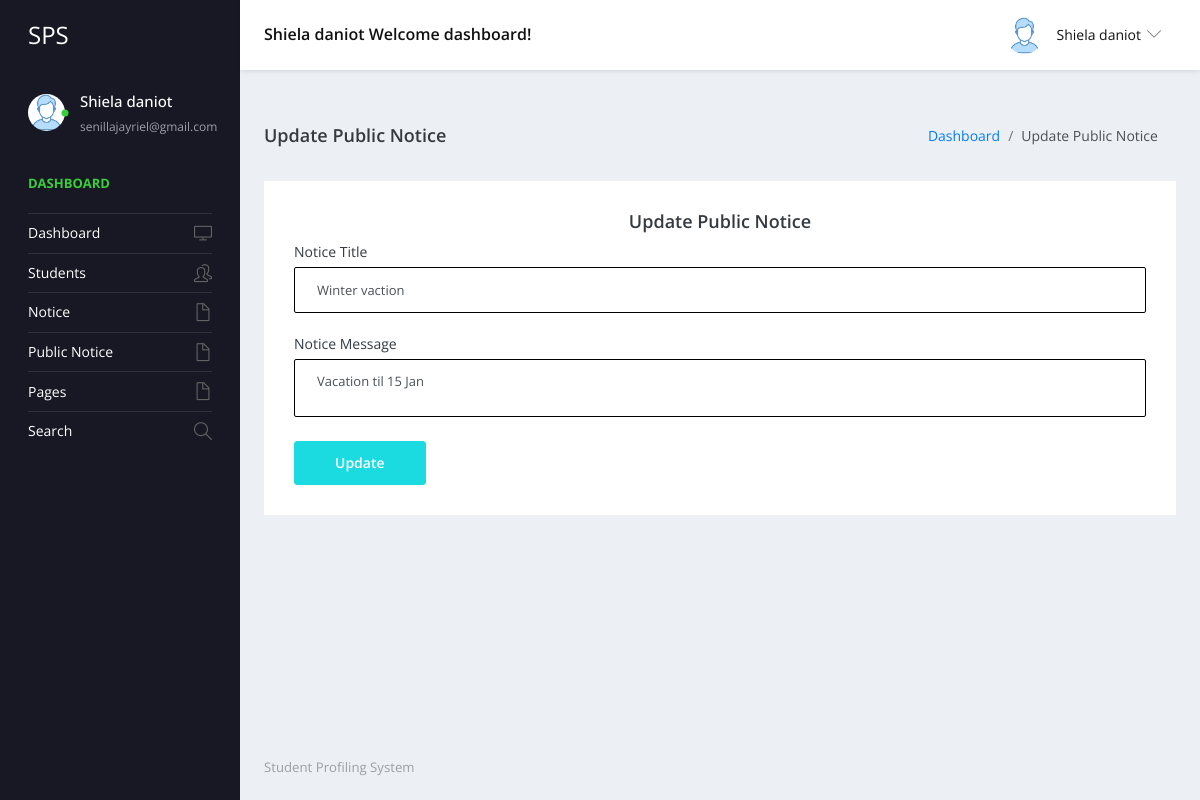
The app's page /staff/edit-public-notice-detail.php?editid=3 (signed in) with its own data.
### tables this page shows
CREATE TABLE `tblstaff` (
  `ID` int(11) NOT NULL,
  `StaffName` varchar(100) NOT NULL,
  `UserName` varchar(50) NOT NULL,
  `Email` varchar(100) NOT NULL,
  `Password` varchar(255) NOT NULL,
  `StaffRegdate` datetime DEFAULT current_timestamp(),
  `Status` tinyint(1) NOT NULL DEFAULT 1
);

CREATE TABLE `tblpublicnotice` (
  `ID` int(5) NOT NULL,
  `NoticeTitle` varchar(200) DEFAULT NULL,
  `NoticeMessage` mediumtext DEFAULT NULL,
  `CreationDate` timestamp NULL DEFAULT current_timestamp()
);

### staff/edit-public-notice-detail.php (the view, shortened to what this page needs)
<?php
include('includes/dbconnection.php');
if (strlen($_SESSION['sturecmsstaffid'] == 0)) {
  header('location:logout.php');
} else {
  ?>
  <!DOCTYPE html>
  <html lang="en">
  <head>
    <link rel="stylesheet" href="vendors/simple-line-icons/css/simple-line-icons.css">
    <link rel="stylesheet" href="vendors/flag-icon-css/css/flag-icon.min.css">
    <link rel="stylesheet" href="vendors/css/vendor.bundle.base.css">
    <link rel="stylesheet" href="vendors/select2/select2.min.css">
    <link rel="stylesheet" href="vendors/select2-bootstrap-theme/select2-bootstrap.min.css">
    <link rel="stylesheet" href="css/style.css" />
  </head>
  <body>
    <div class="container-scroller">
      <?php include_once('includes/header.php'); ?>
      <div class="container-fluid page-body-wrapper">
        <?php include_once('includes/sidebar.php'); ?>
        <div class="main-panel">
          <div class="content-wrapper">
            <div class="page-header">
              <h3 class="page-title">Update Public Notice</h3>
              <nav aria-label="breadcrumb">
                <ol class="breadcrumb">
                  <li class="breadcrumb-item"><a href="dashboard.php">Dashboard</a></li>
                  <li class="breadcrumb-item active" aria-current="page">Update Public Notice</li>
                </ol>
              </nav>
            </div>
            <div class="row">
              <div class="col-12 grid-margin stretch-card">
                <div class="card">
                  <div class="card-body">
                    <h4 class="card-title" style="text-align: center;">Update Public Notice</h4>
                    <form class="forms-sample" method="post" enctype="multipart/form-data">
                      <?php
                      $eid = $_GET['editid'];
                      $sql = "SELECT * FROM tblpublicnotice WHERE ID=:eid";
                      $query = $dbh->prepare($sql);
                      $query->bindParam(':eid', $eid, PDO::PARAM_STR);
                      $query->execute();
                      $results = $query->fetchAll(PDO::FETCH_OBJ);
                      if ($query->rowCount() > 0) {
                        foreach ($results as $row) { ?>
                          <div class="form-group">
                            <label for="exampleInputName1">Notice Title</label>
                            <input type="text" name="nottitle" value="<?php echo htmlentities($row->NoticeTitle); ?>"
                              class="form-control" required='true'>
                          </div>
                          <div class="form-group">
                            <label for="exampleInputName1">Notice Message</label>
                            <textarea name="notmsg" class="form-control"
                              required='true'><?php echo htmlentities($row->NoticeMessage); ?></textarea>
                          </div>
                        <?php }
                      } ?>
                      <button type="submit" class="btn btn-primary mr-2" name="submit">Update</button>
                    </form>
                  </div>
                </div>
              </div>
            </div>
          </div>
          <?php include_once('includes/footer.php'); ?>
        </div>
      </div>
    </div>
  </body>
  </html>
<?php } ?>

### staff/includes/header.php (shortened to what this page needs)
<nav class="navbar default-layout-navbar col-lg-12 col-12 p-0 fixed-top d-flex flex-row">
  <div class="navbar-brand-wrapper d-flex align-items-center">
    <a class="navbar-brand brand-logo" href="dashboard.php">
      <strong style="color: white;">SPS</strong>
    </a>
  </div>
  <?php
    $sid = $_SESSION['sturecmsstaffid'];
    $sql = "SELECT * FROM tblstaff WHERE ID=:sid";
    $query = $dbh->prepare($sql);
    $query->bindParam(':sid', $sid, PDO::PARAM_STR);
    $query->execute();
    $results = $query->fetchAll(PDO::FETCH_OBJ);
    if($query->rowCount() > 0) {
      foreach($results as $row) {
  ?>
  <div class="navbar-menu-wrapper d-flex align-items-center flex-grow-1">
    <h5 class="mb-0 font-weight-medium d-none d-lg-flex"><?php echo htmlentities($row->StaffName); ?> Welcome dashboard!</h5>
    <ul class="navbar-nav navbar-nav-right ml-auto">
      <li class="nav-item dropdown d-none d-xl-inline-flex user-dropdown">
        <a class="nav-link dropdown-toggle" id="UserDropdown" href="#" data-toggle="dropdown" aria-expanded="false">
          <img class="img-xs rounded-circle ml-2" src="images/faces/face8.jpg" alt="Profile image"> <span class="font-weight-normal"> <?php echo htmlentities($row->StaffName); ?> </span></a>
      </li>
    </ul>
  </div>
  <?php } } ?>
</nav>

### staff/includes/sidebar.php (shortened to what this page needs)
<nav class="sidebar sidebar-offcanvas" id="sidebar">
  <ul class="nav">
    <li class="nav-item nav-profile">
      <a href="#" class="nav-link">
        <div class="profile-image">
          <img class="img-xs rounded-circle" src="images/faces/face8.jpg" alt="profile image">
          <div class="dot-indicator bg-success"></div>
        </div>
        <div class="text-wrapper">
          <?php
          $sid = $_SESSION['sturecmsstaffid'];
          $sql = "SELECT * from tblstaff where ID=:sid";
          $query = $dbh->prepare($sql);
          $query->bindParam(':sid', $sid, PDO::PARAM_STR);
          $query->execute();
          $results = $query->fetchAll(PDO::FETCH_OBJ);
          if ($query->rowCount() > 0) {
            foreach ($results as $row) { ?>
              <p class="profile-name"><?php echo htmlentities($row->StaffName); ?></p>
              <p class="designation"><?php echo htmlentities($row->Email); ?></p>
            <?php }
          } ?>
        </div>
      </a>
    </li>
    <li class="nav-item nav-category">
      <span class="nav-link">Dashboard</span>
    </li>
    <li class="nav-item">
      <a class="nav-link" href="dashboard.php">
        <span class="menu-title">Dashboard</span>
        <i class="icon-screen-desktop menu-icon"></i>
      </a>
    </li>
    <li class="nav-item">
      <a class="nav-link" data-toggle="collapse" href="#ui-basic1" aria-expanded="false" aria-controls="ui-basic1">
        <span class="menu-title">Students</span>
        <i class="icon-people menu-icon"></i>
      </a>
    </li>
    <li class="nav-item">
      <a class="nav-link" data-toggle="collapse" href="#notice" aria-expanded="false" aria-controls="notice">
        <span class="menu-title">Notice</span>
        <i class="icon-doc menu-icon"></i>
      </a>
    </li>
    <li class="nav-item">
      <a class="nav-link" data-toggle="collapse" href="#publicnotice" aria-expanded="false"
        aria-controls="publicnotice">
        <span class="menu-title">Public Notice</span>
        <i class="icon-doc menu-icon"></i>
      </a>
    </li>
    <li class="nav-item">
      <a class="nav-link" data-toggle="collapse" href="#pages" aria-expanded="false" aria-controls="pages">
        <span class="menu-title">Pages</span>
        <i class="icon-doc menu-icon"></i>
      </a>
    </li>
    <li class="nav-item">
      <a class="nav-link" href="search.php">
        <span class="menu-title">Search</span>
        <i class="icon-magnifier menu-icon"></i>
      </a>
    </li>
  </ul>
</nav>

### records on screen
tblstaff: StaffName "Shiela daniot", Email "senillajayriel@gmail.com"
tblpublicnotice: nottitle "Winter vaction", notmsg "Vacation til 15 Jan"
